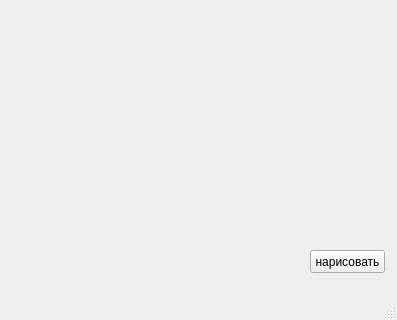
<?xml version="1.0" encoding="UTF-8"?>
<ui version="4.0">
 <class>MainWindow</class>
 <widget class="QMainWindow" name="MainWindow">
  <property name="geometry">
   <rect>
    <x>0</x>
    <y>0</y>
    <width>397</width>
    <height>320</height>
   </rect>
  </property>
  <property name="windowTitle">
   <string>MainWindow</string>
  </property>
  <widget class="QWidget" name="centralwidget">
   <widget class="QPushButton" name="btn">
    <property name="geometry">
     <rect>
      <x>310</x>
      <y>250</y>
      <width>75</width>
      <height>23</height>
     </rect>
    </property>
    <property name="text">
     <string>нарисовать</string>
    </property>
   </widget>
  </widget>
  <widget class="QMenuBar" name="menubar">
   <property name="geometry">
    <rect>
     <x>0</x>
     <y>0</y>
     <width>397</width>
     <height>21</height>
    </rect>
   </property>
  </widget>
  <widget class="QStatusBar" name="statusbar"/>
 </widget>
 <resources/>
 <connections/>
</ui>
